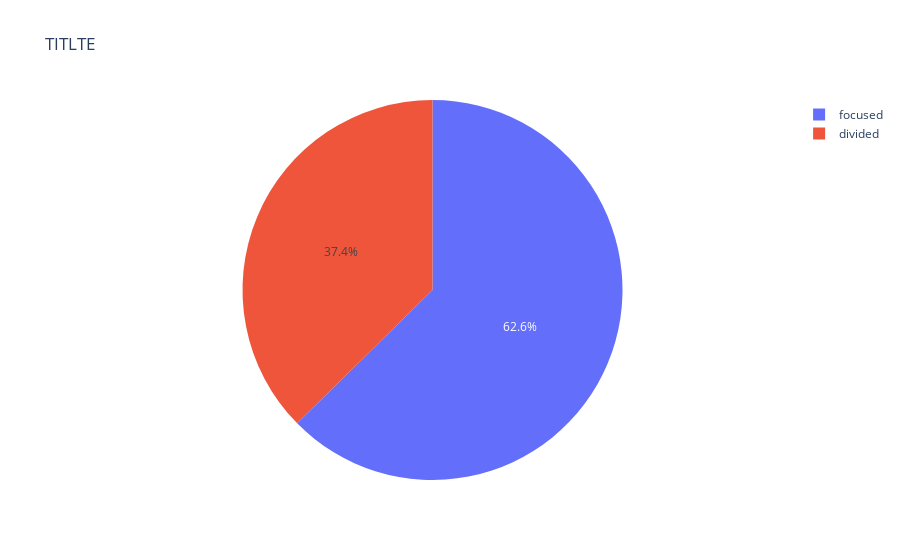

Here is the notebook cell this chart was saved with:
### Code cell
px.pie(data3,values='num1',names='attnr',title='TITLTE')

### Figure 1 — Plotly figure (JSON) as saved in the notebook; plotly's stock layout.template omitted (floating-point values rounded to 4 significant figures)
{"data": [{"domain": {"x": [0, 1], "y": [0, 1]}, "hovertemplate": "attnr=%{label}<br>num1=%{value}<extra></extra>", "labels": ["divided", "divided", "divided", "divided", "divided", "divided", "divided", "divided", "divided", "divided", "focused", "focused", "focused", "focused", "focused", "focused", "focused", "focused", "focused", "focused"], "legendgroup": "", "name": "", "showlegend": true, "type": "pie", "values": [2, 3, 3, 5, 4, 5, 5, 5, 2, 6, 6, 8, 6, 8, 8, 6, 7, 7, 5, 6]}], "layout": {"autosize": true, "legend": {"tracegroupgap": 0}, "title": {"text": "TITLTE"}}}
